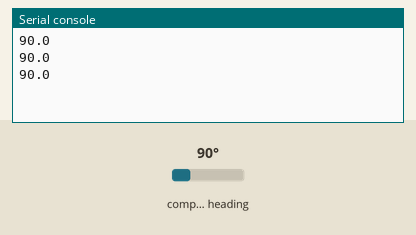
Bench run of a program on a simulated ESP8266 board running MicroPython. On the bench: the last lines printed to the serial console. The inputs (shaded band) are chosen by the test bench; at power-on: compass heading 90°. Library files of the repository ran but are not shown: hmc5883l.py.

Above: at 1.2 s.
1.3 s: compass heading set to 7°
At 1.9 s:
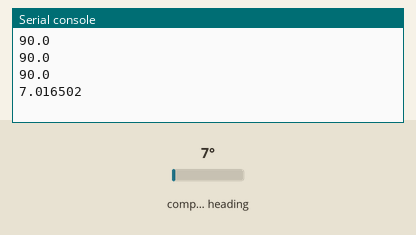
2.8 s: compass heading set to 180°
At 3.4 s:
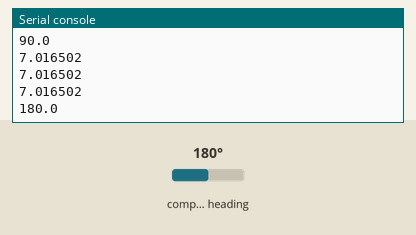
Timing chart, 0 to 5.8 s (numbered marks = the images above; inputs shaded):
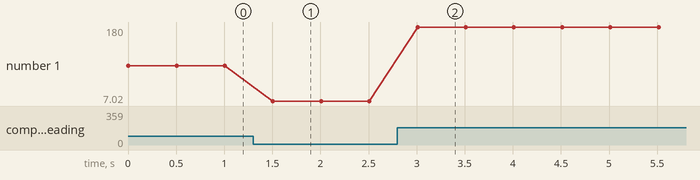

Measured:
- after the input at 1.3 s, the serial console: prints a new line after 0.21 s (image 1)
- after the input at 2.8 s, the serial console: prints a new line after 0.21 s (image 2)
- plotted number 1: 90 → 7.02 after the input at 1.3 s, 7.02 → 180 after the input at 2.8 s

The program:

compass_test.py
```python
from machine import Pin,I2C

i2c = I2C(sda=Pin(5), scl=Pin(4))

i2c.scan()

from drivers import hmc5883l

m = hmc5883l.HMC5883L(i2c)

import time
while True:
    print(m.heading())
    time.sleep(0.5)
```
